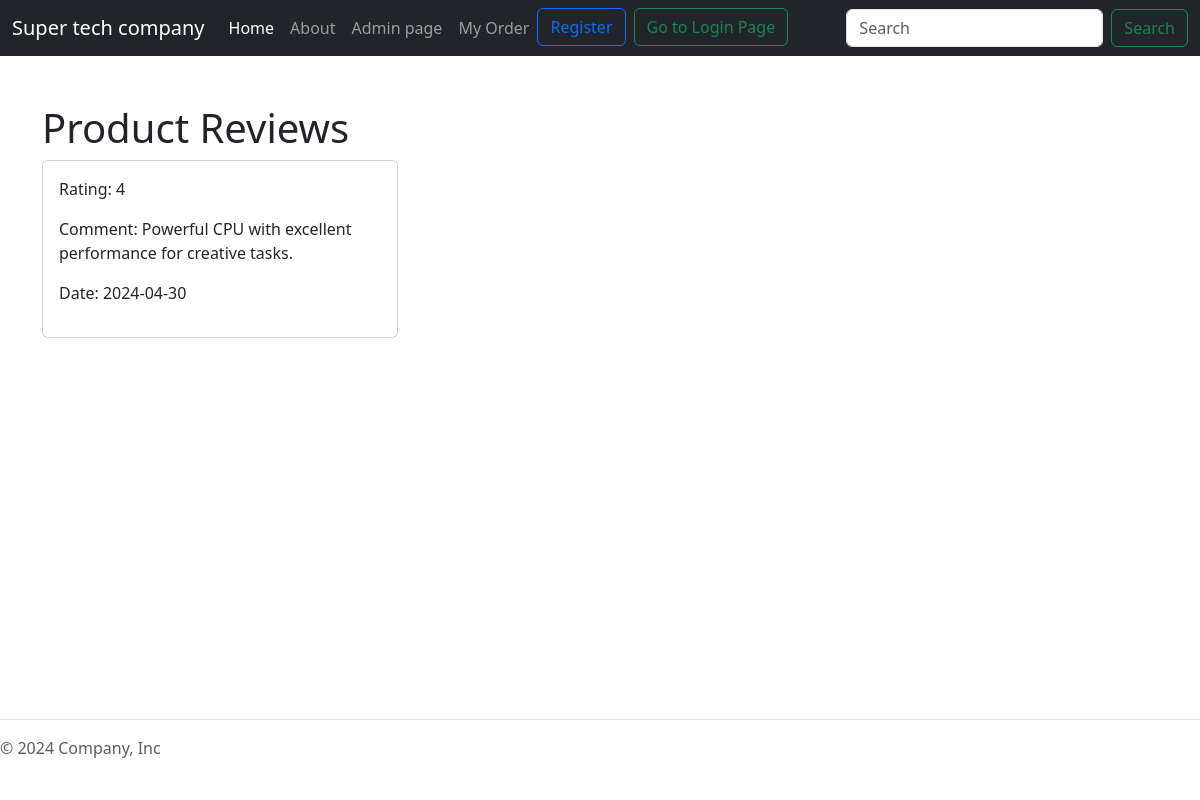
Screenshot of /view_review.php?id=102 with the database file from the repository.
### tables this page shows
CREATE TABLE `reviews` (
  `review_ID` int(11) NOT NULL,
  `product_ID` int(11) NOT NULL,
  `user_ID` int(11) NOT NULL,
  `rating` int(11) NOT NULL,
  `comment` text NOT NULL,
  `Date` date NOT NULL
);

### view_review.php (the view, shortened to what this page needs)
<?php
include 'templates/server.php';
$product_id = $_GET['id'] ?? null;
if ($product_id) {
  $sql = "SELECT * FROM reviews WHERE product_ID = ?";
  $stmt = $conn->prepare($sql);
  $stmt->bind_param("i", $product_id);
  $stmt->execute();
  $result = $stmt->get_result();
  if ($result->num_rows > 0) {
    $reviews = $result->fetch_all(MYSQLI_ASSOC);
  } else {
    $reviews = [];
  }
} else {
  echo "Product ID is missing.";
  exit;
}
?>
<!DOCTYPE html>
<html lang="en">
<head>
  <link href="https://cdn.jsdelivr.net/npm/bootstrap@5.3.3/dist/css/bootstrap.min.css" rel="stylesheet">
</head>
<body>
  <?php include 'templates/navbar.php'; ?>
  <div class="container mt-5">
    <h1>Product Reviews</h1>
    <?php if (!empty($reviews)) : ?>
      <div class="row">
        <?php foreach ($reviews as $review) : ?>
          <div class="col-md-4 mb-4">
            <div class="card h-100">
              <div class="card-body">
                <p>Rating: <?= htmlspecialchars($review['rating']) ?></p>
                <p>Comment: <?= htmlspecialchars($review['comment']) ?></p>
                <p>Date: <?= htmlspecialchars($review['Date']) ?></p>
              </div>
            </div>
          </div>
        <?php endforeach; ?>
      </div>
    <?php else : ?>
      <p>No reviews yet.</p>
    <?php endif; ?>
  </div>
  <?php include 'templates/footer.php'; ?>
</body>
</html>

### templates/footer.php (style rules this page uses)
html, body { height: 100%; margin: 0; }
body { display: flex; flex-direction: column; }

### rows the page displays
reviews: rating "4", comment "Powerful CPU with excellent performance for creative tasks.", Date "2024-04-30"
